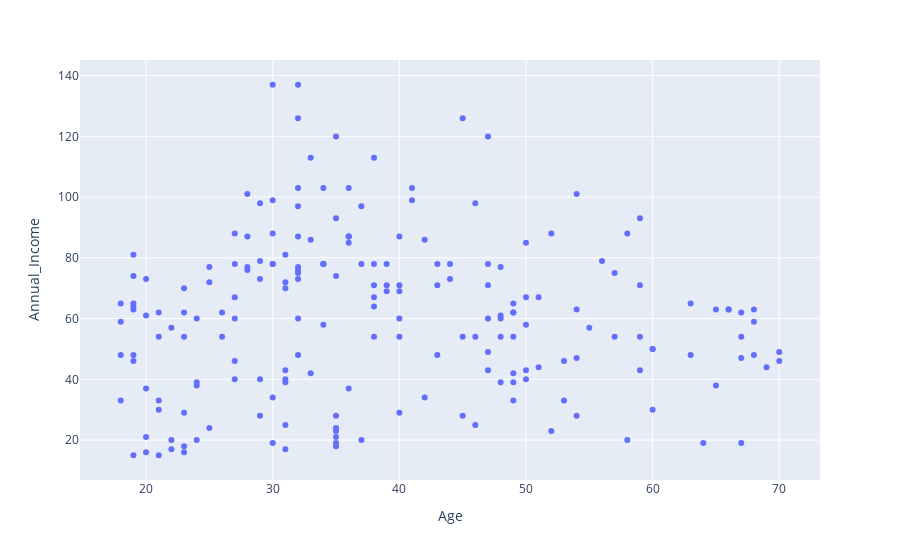

The notebook cell saved with this chart:
### Code cell
# Scatterplot Of Age & Annual Income
px.scatter(df,x='Age',y='Annual_Income')

### Figure 1 — Plotly figure (JSON) as saved in the notebook; plotly's stock layout.template omitted (floating-point values rounded to 4 significant figures; data arrays with more than 128 entries replaced by an {"elided": "..."} marker saying what was removed)
{"data": [{"hovertemplate": "Age=%{x}<br>Annual_Income=%{y}<extra></extra>", "legendgroup": "", "marker": {"color": "#636efa", "symbol": "circle"}, "mode": "markers", "name": "", "orientation": "v", "showlegend": false, "type": "scatter", "x": {"elided": "200 int values"}, "xaxis": "x", "y": {"elided": "200 int values"}, "yaxis": "y"}], "layout": {"legend": {"tracegroupgap": 0}, "margin": {"t": 60}, "xaxis": {"anchor": "y", "domain": [0, 1], "title": {"text": "Age"}}, "yaxis": {"anchor": "x", "domain": [0, 1], "title": {"text": "Annual_Income"}}}}
